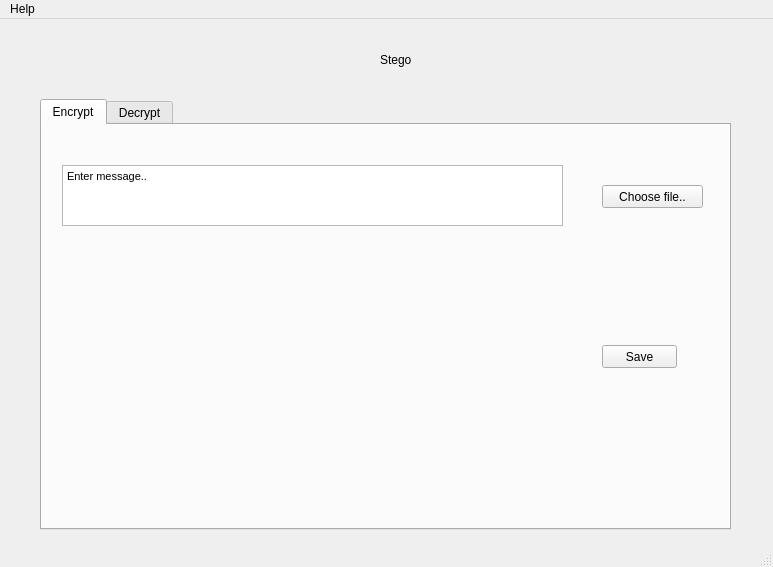
<?xml version="1.0" encoding="UTF-8"?>
<ui version="4.0">
 <class>Stego</class>
 <widget class="QMainWindow" name="Stego">
  <property name="geometry">
   <rect>
    <x>0</x>
    <y>0</y>
    <width>773</width>
    <height>567</height>
   </rect>
  </property>
  <property name="cursor">
   <cursorShape>ArrowCursor</cursorShape>
  </property>
  <property name="windowTitle">
   <string>Stego</string>
  </property>
  <widget class="QWidget" name="centralwidget">
   <widget class="QTabWidget" name="tabWidget">
    <property name="geometry">
     <rect>
      <x>40</x>
      <y>80</y>
      <width>691</width>
      <height>431</height>
     </rect>
    </property>
    <property name="cursor">
     <cursorShape>OpenHandCursor</cursorShape>
    </property>
    <property name="currentIndex">
     <number>0</number>
    </property>
    <widget class="QWidget" name="Encrypt">
     <property name="cursor">
      <cursorShape>OpenHandCursor</cursorShape>
     </property>
     <attribute name="title">
      <string>Encrypt</string>
     </attribute>
     <widget class="QTextEdit" name="textEdit">
      <property name="geometry">
       <rect>
        <x>20</x>
        <y>40</y>
        <width>501</width>
        <height>61</height>
       </rect>
      </property>
      <property name="html">
       <string>&lt;!DOCTYPE HTML PUBLIC &quot;-//W3C//DTD HTML 4.0//EN&quot; &quot;http://www.w3.org/TR/REC-html40/strict.dtd&quot;&gt;
&lt;html&gt;&lt;head&gt;&lt;meta name=&quot;qrichtext&quot; content=&quot;1&quot; /&gt;&lt;style type=&quot;text/css&quot;&gt;
p, li { white-space: pre-wrap; }
&lt;/style&gt;&lt;/head&gt;&lt;body style=&quot; font-family:'MS Shell Dlg 2'; font-size:8pt; font-weight:400; font-style:normal;&quot;&gt;
&lt;p style=&quot; margin-top:0px; margin-bottom:0px; margin-left:0px; margin-right:0px; -qt-block-indent:0; text-indent:0px;&quot;&gt;Enter message..&lt;/p&gt;&lt;/body&gt;&lt;/html&gt;</string>
      </property>
     </widget>
     <widget class="QPushButton" name="pushButton">
      <property name="geometry">
       <rect>
        <x>560</x>
        <y>220</y>
        <width>75</width>
        <height>23</height>
       </rect>
      </property>
      <property name="cursor">
       <cursorShape>OpenHandCursor</cursorShape>
      </property>
      <property name="text">
       <string>Save</string>
      </property>
     </widget>
     <widget class="QPushButton" name="fileChooserTab1">
      <property name="geometry">
       <rect>
        <x>560</x>
        <y>60</y>
        <width>101</width>
        <height>23</height>
       </rect>
      </property>
      <property name="cursor">
       <cursorShape>OpenHandCursor</cursorShape>
      </property>
      <property name="text">
       <string>Choose file..</string>
      </property>
     </widget>
     <widget class="QLabel" name="imageTab1">
      <property name="geometry">
       <rect>
        <x>80</x>
        <y>160</y>
        <width>381</width>
        <height>161</height>
       </rect>
      </property>
      <property name="text">
       <string/>
      </property>
     </widget>
    </widget>
    <widget class="QWidget" name="Decrypt">
     <attribute name="title">
      <string>Decrypt</string>
     </attribute>
     <widget class="QPushButton" name="fileChooserTab2">
      <property name="geometry">
       <rect>
        <x>40</x>
        <y>20</y>
        <width>101</width>
        <height>23</height>
       </rect>
      </property>
      <property name="cursor">
       <cursorShape>OpenHandCursor</cursorShape>
      </property>
      <property name="text">
       <string>Choose file..</string>
      </property>
     </widget>
     <widget class="QLabel" name="label_2">
      <property name="geometry">
       <rect>
        <x>360</x>
        <y>60</y>
        <width>241</width>
        <height>101</height>
       </rect>
      </property>
      <property name="cursor">
       <cursorShape>SizeVerCursor</cursorShape>
      </property>
      <property name="text">
       <string>Hidden message:</string>
      </property>
      <property name="alignment">
       <set>Qt::AlignLeading|Qt::AlignLeft|Qt::AlignTop</set>
      </property>
     </widget>
     <widget class="QLabel" name="imageTab2">
      <property name="geometry">
       <rect>
        <x>40</x>
        <y>60</y>
        <width>281</width>
        <height>181</height>
       </rect>
      </property>
      <property name="text">
       <string/>
      </property>
     </widget>
    </widget>
   </widget>
   <widget class="QLabel" name="label">
    <property name="geometry">
     <rect>
      <x>380</x>
      <y>20</y>
      <width>41</width>
      <height>41</height>
     </rect>
    </property>
    <property name="text">
     <string>Stego</string>
    </property>
    <property name="alignment">
     <set>Qt::AlignLeading|Qt::AlignLeft|Qt::AlignVCenter</set>
    </property>
   </widget>
  </widget>
  <widget class="QMenuBar" name="menubar">
   <property name="geometry">
    <rect>
     <x>0</x>
     <y>0</y>
     <width>773</width>
     <height>22</height>
    </rect>
   </property>
   <widget class="QMenu" name="menuHelp">
    <property name="title">
     <string>Help</string>
    </property>
   </widget>
   <addaction name="menuHelp"/>
  </widget>
  <widget class="QStatusBar" name="statusbar"/>
 </widget>
 <resources/>
 <connections/>
</ui>
